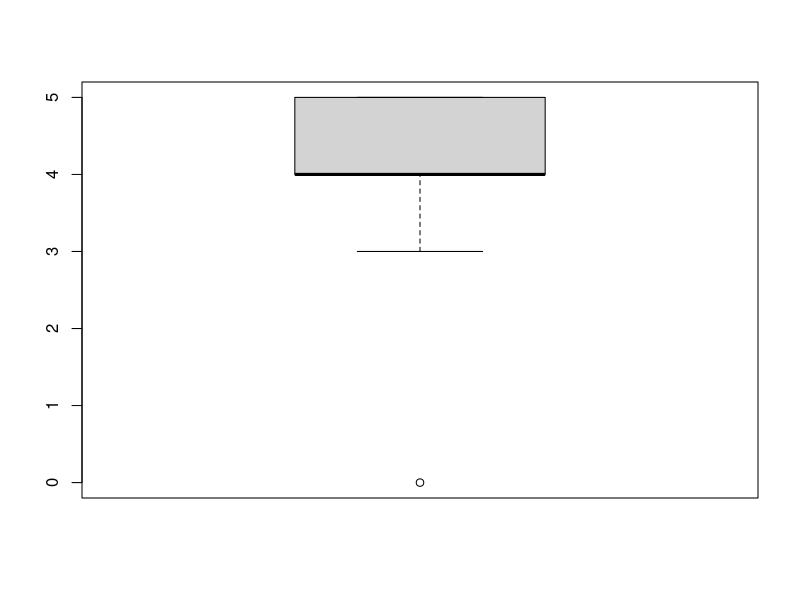

Write R code to recreate this figure.
## ---- chunk 1
setwd("C:/Users/Christian/Dropbox/christian_hiwi/_statistik i_tutorat/04_Standardisierung von Werten/Tutorat")
## ---- chunk 2
noten <- read.table("04_noten.txt", header = T)
str(noten)
## ---- chunk 3
grund_z <- scale(noten$grund)  # Standardisierung der Variable grund
gym_z <- scale(noten$gym)  # Standardisierung der Variable gym
## ---- chunk 4
noten$grund_z <- grund_z
noten$gym_z <- gym_z
head(noten)
## ---- chunk 5
# Filtert den Dataframe Note 1 in Spalte grund und zeigt die Spalten grund und grund_z an:
noten[noten$grund == 1, c("grund", "grund_z")]  

# Filtert den Dataframe Note 2 in Spalte gym und zeigt die Spalten gym und gym_z an:
noten[noten$gym == 2, c("gym", "gym_z")]
## ---- chunk 6
intelligenz <- read.table("04_intelligenz.txt", header = T)
str(intelligenz)
## ---- chunk 7
anz_z <- scale(intelligenz$anz)
## ---- chunk 8
intelligenz$anz_z <- anz_z
## ---- chunk 9
# Deskriptiv aus den Daten berechnet
anz.20.or.more <- sum(intelligenz$anz >= 20)  # Anzahl der Personen mit mehr als 20 richtigen Loesungen
anz.sum <- sum(!is.na(intelligenz$anz))  # Anzahl der Personen der Variable anz ohne NAs
cat(anz.20.or.more / anz.sum * 100, "%", sep = "")  # Ergebnis wird angzeigt und mit der Funktion cat formatiert
# Anhand einer Standardnormalverteilung berechnet
head(intelligenz[intelligenz$anz == 20, ], n = 3)  # Z-Wert fuer 20 richtige Aufgaben
prozent20 <- 1 - pnorm(-1.008) # Gibt die Flaeche ueber einem Z-Wert einer Standardnormalverteilung zurueck
cat(round(prozent20 * 100, 2), "%", sep = " ")
## ---- chunk 10
# Deskriptiv aus den Daten berechnet
anz.32.or.more <- sum(intelligenz$anz >= 32)  # Anzahl der Personen mit mehr als 32 richtigen Loesungen
anz.sum <- sum(!is.na(intelligenz$anz))  # Anzahl der Personen der Variable anz ohne NAs
cat(anz.32.or.more / anz.sum * 100, "%", sep = "")  # Ergebnis wird angzeigt und mit der Funktion cat formatiert
# Anhand einer Standardnormalverteilung berechnet
head(intelligenz[intelligenz$anz == 32, ], n = 3)  # Z-Wert fuer 32 richtige Aufgaben
prozent32 <- 1 - pnorm(1.419) # Gibt die Flaeche ueber einem Z-Wert einer Standardnormalverteilung zurueck
cat(round(prozent32 * 100, 2), "%", sep = " ")
## ---- chunk 11
iq.anz_z <- 100 + 15 * anz_z  # Transformation in IQ-Werte
intelligenz$iq.anz_z <- iq.anz_z  # IQ-Werte werden dem Dataframe angefuegt
names(intelligenz)  # Die Variablen des Dataframes wird angezeigt
mean(intelligenz$iq.anz_z)  # Mittelwert der IQ-Werte
sd(intelligenz$iq.anz_z)  # Standardabweichung der IQ-Werte
## ---- chunk 12
freude <- read.table("04_freude.txt", header = T)
str(freude)
## ---- chunk 13
summary(freude$freu)  # 5-Punkte-Zusammenfassung
quantile(freude$freu, c(.25, .75))  # 25. und 75. Quantile werden angezeigt

lowerq <- quantile(freude$freu)[2]  # 25. Quantil wird in der Variable gespeichert
upperq <- quantile(freude$freu)[4]  # 75. Quantil wird in der Variable gespeichert
iqr <- upperq - lowerq  # Interquartilabstand wird aus dem oberen und unterem Quartil berechnet

ausreisser.threshold.upper <- (iqr * 1.5) + upperq  # Threshold fuer ein Ausreisser im oberen Teil der Verteilung
ausreisser.threshold.lower <- lowerq - (iqr * 1.5)  # Threshold fuer ein Ausreisser im unteren Teil der Verteilung

extremwert.threshold.upper <- (iqr * 3) + upperq  # Threshold fuer ein Extremwert im oberen Teil der Verteilung
extremwert.threshold.lower <- lowerq - (iqr * 3)  # Threshold fuer ein Extremwert im unteren Teil der Verteilung


## ---- chunk 14
which(freude$freu > ausreisser.threshold.upper)  # Zeigt an, welcher Wert als oberer Ausreisser zu betrachten ist
which(freude$freu < ausreisser.threshold.lower)  # Zeigt an, welcher Wert als unterer Ausreisser zu betrachten ist
## ---- chunk 15
which(freude$freu > extremwert.threshold.upper)  # Zeigt an, welcher Wert als oberer Extremwert zu betrachten ist
which(freude$freu < extremwert.threshold.lower)  # Zeigt an, welcher Wert als oberer Extremwert zu betrachten ist
## ---- chunk 16
freude[50, ]
## ---- chunk 17
boxplot(freude$freu)
